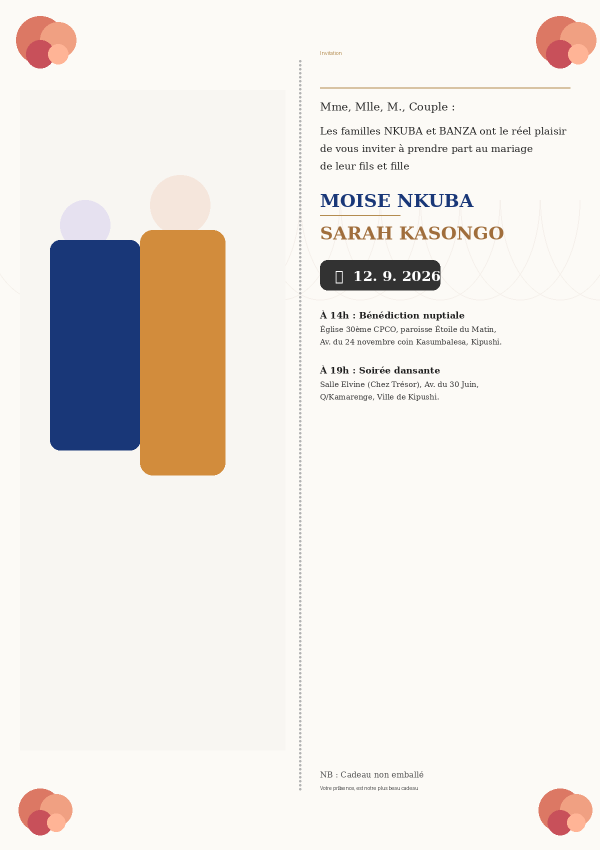
#> input picture php-backend/assets/template_affiche_blanche.png, 1200 x 1700 px (shown at 1/2 size)
$ python import_official_poster.py ../php-backend/assets/template_affiche_blanche.png
#> lines starting #> are read from the running program, lines starting #| are printed output that depends on the picture
#!/usr/bin/env python3
"""
Importe l'affiche officielle Moïse & Sarah dans tous les assets du projet.
Usage: python3 scripts/import_official_poster.py chemin/vers/affiche.jpg [--blanche]
"""
from pathlib import Path
from PIL import Image

ROOT = Path(__file__).resolve().parent.parent
HTDOCS = ROOT / "invitation-mariage-nkuba-kasongo/htdocs/assets"
ANDROID_DRAWABLE = ROOT / "android-native/app/src/main/res/drawable"
ANDROID_POSTERS = ROOT / "android-native/app/src/main/assets/posters"

W, H = 1200, 1700


def resize_poster(img: Image.Image) -> Image.Image:
    return img.convert("RGB").resize((W, H), Image.Resampling.LANCZOS)
#> returned value is the input picture: PIL image 1200x1700 RGB; mean R, G, B 237, 231.7, 227


def extract_logo(poster: Image.Image, blanche: bool) -> Image.Image:
#> called with blanche = False
    pw, ph = poster.size
#> pw = 1200; ph = 1700
    if blanche:
        box = (int(pw * 0.04), int(ph * 0.10), int(pw * 0.46), int(ph * 0.72))
    else:
        box = (0, int(ph * 0.07), int(pw * 0.42), int(ph * 0.95))
#> box = (0, 119, 504, 1615)
    return poster.crop(box)
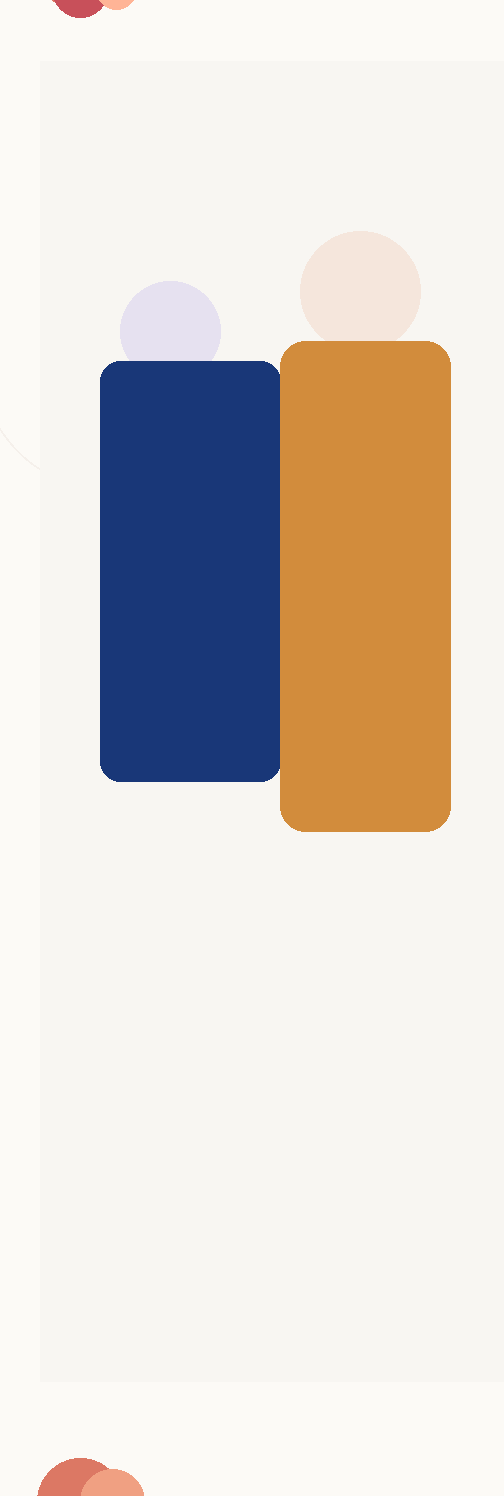
#> returned value: PIL image 504x1496 RGB; mean R, G, B 221.9, 214.9, 209.4


def save_all(poster_path: Path, blanche: bool = False):
    poster = resize_poster(Image.open(poster_path))
    logo = extract_logo(poster, blanche)
    icon = logo.copy()
    icon.thumbnail((512, 512), Image.Resampling.LANCZOS)
    icon_final = Image.new("RGB", (512, 512), (253, 250, 245))
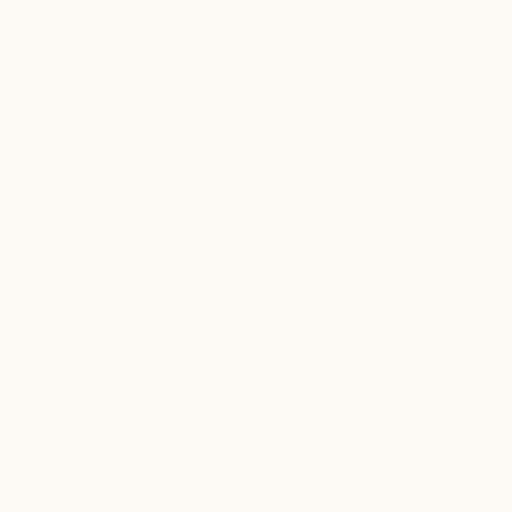
#> icon_final: PIL image 512x512 RGB; mean R, G, B 253, 250, 245
    icon_final.paste(icon, ((512 - icon.width) // 2, (512 - icon.height) // 2))
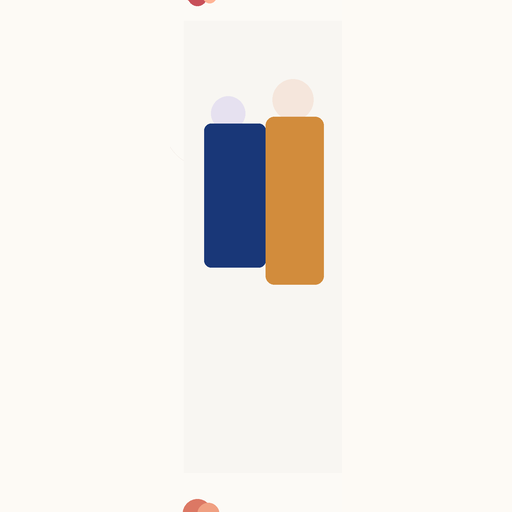
#> icon_final: PIL image 512x512 RGB; mean R, G, B 242.5, 238.2, 233

    template_name = "template_affiche_blanche.png" if blanche else "template_mariage_civil.png"
    upload_name = "poster_blanche.jpg" if blanche else "poster_civil.jpg"

    targets = [
        HTDOCS / template_name,
        HTDOCS / "couple_photo.png",
        HTDOCS / "app-icon.png",
        HTDOCS / "uploads" / upload_name,
        ANDROID_DRAWABLE / template_name,
        ANDROID_DRAWABLE / "couple_photo.png",
        ANDROID_DRAWABLE / "app_logo.png",
        ANDROID_POSTERS / ("affiche_blanche_bg.png" if blanche else "mariage_civil_bg.png"),
        ANDROID_POSTERS / "couple_photo.png",
    ]

    for t in targets:
        t.parent.mkdir(parents=True, exist_ok=True)
        if t.suffix == ".jpg":
            poster.save(t, quality=92)
        else:
            (logo if "couple" in t.name or "logo" in t.name or t.name == "app-icon.png"
             else poster).save(t, quality=95)
        print(f"  ✓ {t.relative_to(ROOT)}")

    print("\nAffiche + logo importés. Rebuild htdocs-upload.zip et APK.")


if __name__ == "__main__":
    import sys
    if len(sys.argv) < 2:
        print("Usage: python3 scripts/import_official_poster.py affiche.jpg [--blanche]")
        sys.exit(1)
    save_all(Path(sys.argv[1]), "--blanche" in sys.argv)
